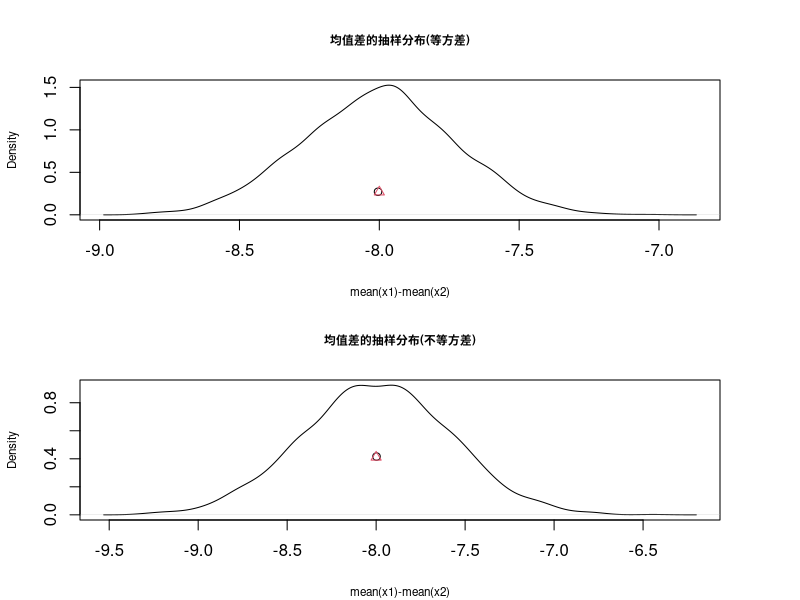

This chart was generated by the following R code: (Note: this script raises an error after producing the figure.)
## ---- chunk 1
ReportCard<-read.table(file="ReportCard.txt",header=TRUE,sep=" ")
## ---- chunk 2
library(sm)
## ---- chunk 3
par(mfrow=c(2,1),mar=c(4,4,4,4))
set.seed(12345)
Pop1<-rnorm(10000,mean=2,sd=2)   ###两总体方差相等
Pop2<-rnorm(10000,mean=10,sd=2)
Diff<-vector()
Sdx1<-vector()
Sdx2<-vector()
for(i in 1:2000){
 x1<-sample(Pop1,size=100,replace=TRUE)
 x2<-sample(Pop2,size=120,replace=TRUE)
 Diff<-c(Diff,(mean(x1)-mean(x2)))
 Sdx1<-c(Sdx1,sd(x1))
 Sdx2<-c(Sdx2,sd(x2))
}
plot(density(Diff),xlab="mean(x1)-mean(x2)",ylab="Density",main="均值差的抽样分布(等方差)",cex.main=0.7,cex.lab=0.7) 
points(mean(Diff),sd(Diff),pch=1,col=1)
S1<-mean(Sdx1)
S2<-mean(Sdx2)
Sp<-((100-1)*S1^2+(120-1)*S2^2)/(100+120-2)
points((2-10),sqrt(Sp/100+Sp/120),pch=2,col=2)
## ---- chunk 4
set.seed(12345)
Pop1<-rnorm(10000,mean=2,sd=2)    ###两总体方差不等
Pop2<-rnorm(10000,mean=10,sd=4)
Diff<-vector()
Sdx1<-vector()
Sdx2<-vector()
for(i in 1:2000){
 x1<-sample(Pop1,size=100,replace=TRUE)
 x2<-sample(Pop2,size=120,replace=TRUE)
 Diff<-c(Diff,(mean(x1)-mean(x2)))
 Sdx1<-c(Sdx1,sd(x1))
 Sdx2<-c(Sdx2,sd(x2))
 }
plot(density(Diff),xlab="mean(x1)-mean(x2)",ylab="Density",main="均值差的抽样分布(不等方差)",cex.main=0.7,cex.lab=0.7) 
points(mean(Diff),sd(Diff),pch=1,col=1)
S1<-mean(Sdx1)
S2<-mean(Sdx2)
points((2-10),sqrt(S1^2/100+S2^2/120),pch=2,col=2)

## ---- chunk 5

Forest<-read.table(file="ForestData.txt",header=TRUE,sep="	")
Forest$month<-factor(Forest$month,levels=c("jan","feb","mar","apr","may","jun","jul","aug","sep","oct","nov","dec"))
Tmp<-subset(Forest,Forest$month=="jan" | Forest$month=="aug")
t.test(temp~month,data=Tmp,paired=FALSE,var.equal=TRUE)
t.test(temp~month,data=Tmp,paired=FALSE,var.equal=FALSE)

## ---- chunk 6
library("car")
leveneTest(Tmp$temp,Tmp$month, center=mean)
## ---- chunk 7
varequ<-leveneTest(Tmp$temp,Tmp$month, center=mean)
varequp<-varequ$`Pr(>F)`[1]
if (varequp>=.05) t.test(temp~month,data=Tmp,paired=FALSE,var.equal=TRUE) else{
  t.test(temp~month,data=Tmp,paired=FALSE,var.equal=FALSE)
}
## ---- chunk 8
Diff<-ReportCard$chi-ReportCard$math
t.test(Diff,mu=0)
## ---- chunk 9
ReportCard<-read.table(file="ReportCard.txt",header=TRUE,sep=" ")
ReportCard<-na.omit(ReportCard)
t.test(ReportCard$chi,ReportCard$math,paired=TRUE)
## ---- chunk 10
# install.packages("pwr")
library("pwr")
pwr.t2n.test(n1=2,n2=184,d=4.8,sig.level=0.05,alternative="two.sided")
## ---- chunk 11
Des.Fun<-function(x,...){
 Av<-mean(x,na.rm=TRUE)
 Var<-var(x,na.rm=TRUE)
 N<-length(x[!is.na(x)])
 result<-list(avg=Av,var=Var,n=N)
 return(result)
}
temp.month<-tapply(Tmp$temp,INDEX=Tmp$month,FUN=Des.Fun,na.rm=TRUE)
ES<-abs(temp.month$jan$avg-temp.month$aug$avg)/(sqrt((temp.month$jan$var+temp.month$aug$var)/2))
pwr.t2n.test(n1=temp.month$jan$n,n2=temp.month$aug$n,d=ES,sig.level=0.05,alternative="two.sided")
## ---- chunk 12
pwr.t.test(n=58,sig.level=0.05,power=0.8,type="paired",alternative="two.sided")
## ---- chunk 13
ReportCard<-read.table(file="ReportCard.txt",header=TRUE,sep=" ")
Tmp<-ReportCard[complete.cases(ReportCard),]
corr<-cor.test(Tmp[,5],Tmp[,7],alternative="two.side",method="pearson")
library("pwr")
pwr.r.test(r=corr$estimate,sig.level=0.05,n=(corr$parameter+2),alternative="two.sided")
## ---- chunk 14
(CrossTable<-table(Tmp[,c(2,12)]))
(ResChisq<-chisq.test(CrossTable,correct=FALSE))
(phi<-sqrt(ResChisq$statistic/nrow(Tmp)))
library("pwr")
(chip<-pwr.chisq.test(sig.level=0.05,N=nrow(Tmp),power=0.9,df=ResChisq$parameter))
if (phi<chip$w) print("power小于0.9") else{
  print("power大于0.9")
}
